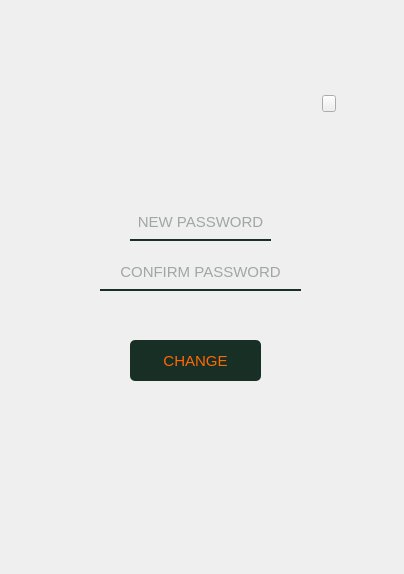
<?xml version="1.0" encoding="UTF-8"?>
<ui version="4.0">
 <class>Form</class>
 <widget class="QWidget" name="Form">
  <property name="geometry">
   <rect>
    <x>0</x>
    <y>0</y>
    <width>404</width>
    <height>574</height>
   </rect>
  </property>
  <property name="windowTitle">
   <string>Form</string>
  </property>
  <widget class="QLabel" name="backgroundLabel">
   <property name="geometry">
    <rect>
     <x>50</x>
     <y>90</y>
     <width>291</width>
     <height>361</height>
    </rect>
   </property>
   <property name="font">
    <font>
     <bold>false</bold>
    </font>
   </property>
   <property name="styleSheet">
    <string notr="true">image: url(:/images/changeBackground.png);</string>
   </property>
   <property name="text">
    <string/>
   </property>
  </widget>
  <widget class="QLineEdit" name="passwordLine">
   <property name="geometry">
    <rect>
     <x>130</x>
     <y>210</y>
     <width>141</width>
     <height>31</height>
    </rect>
   </property>
   <property name="font">
    <font>
     <pointsize>11</pointsize>
    </font>
   </property>
   <property name="styleSheet">
    <string notr="true">background-color: rgba(0, 0, 0, 0);
border:2px solid rgba(0, 0, 0, 0);
border-bottom-color: rgb(24, 47, 38);
color: rgb(80, 93, 94);
padding-bottom: 7px;</string>
   </property>
   <property name="echoMode">
    <enum>QLineEdit::Password</enum>
   </property>
   <property name="alignment">
    <set>Qt::AlignCenter</set>
   </property>
   <property name="dragEnabled">
    <bool>false</bool>
   </property>
   <property name="placeholderText">
    <string>NEW PASSWORD</string>
   </property>
  </widget>
  <widget class="QPushButton" name="changeButton">
   <property name="geometry">
    <rect>
     <x>130</x>
     <y>340</y>
     <width>131</width>
     <height>41</height>
    </rect>
   </property>
   <property name="font">
    <font>
     <pointsize>11</pointsize>
     <bold>false</bold>
    </font>
   </property>
   <property name="styleSheet">
    <string notr="true">QPushButton#changeButton{
	background-color: rgb(24, 47, 38);
	color: rgb(255, 104, 3);
	border-radius: 5px;
}

QPushButton#changeButton:pressed{
	padding-left:3px;
	padding-top:3px;
	background-color: rgb(48, 94, 66);
	background-position:calc(100%-10px)center;
}

QPushButton#pushButton:hover{
	color: rgb(48, 94, 66);
}
</string>
   </property>
   <property name="text">
    <string>CHANGE</string>
   </property>
  </widget>
  <widget class="QLabel" name="statusLabel">
   <property name="geometry">
    <rect>
     <x>55</x>
     <y>289</y>
     <width>281</width>
     <height>51</height>
    </rect>
   </property>
   <property name="font">
    <font>
     <bold>false</bold>
    </font>
   </property>
   <property name="styleSheet">
    <string notr="true">color: rgb(255, 46, 56);</string>
   </property>
   <property name="text">
    <string/>
   </property>
   <property name="alignment">
    <set>Qt::AlignCenter</set>
   </property>
  </widget>
  <widget class="QLabel" name="closeLabel">
   <property name="geometry">
    <rect>
     <x>324</x>
     <y>90</y>
     <width>16</width>
     <height>21</height>
    </rect>
   </property>
   <property name="font">
    <font>
     <pointsize>15</pointsize>
     <bold>false</bold>
    </font>
   </property>
   <property name="styleSheet">
    <string notr="true">color: rgb(24, 47, 38);</string>
   </property>
   <property name="text">
    <string>x</string>
   </property>
  </widget>
  <widget class="QPushButton" name="closeButton">
   <property name="geometry">
    <rect>
     <x>322</x>
     <y>95</y>
     <width>14</width>
     <height>17</height>
    </rect>
   </property>
   <property name="styleSheet">
    <string notr="true">QPushButton { background-color: transparent; border: 0px };</string>
   </property>
   <property name="text">
    <string/>
   </property>
  </widget>
  <widget class="QLineEdit" name="confirmLine">
   <property name="geometry">
    <rect>
     <x>100</x>
     <y>260</y>
     <width>201</width>
     <height>31</height>
    </rect>
   </property>
   <property name="font">
    <font>
     <pointsize>11</pointsize>
    </font>
   </property>
   <property name="styleSheet">
    <string notr="true">background-color: rgba(0, 0, 0, 0);
border:2px solid rgba(0, 0, 0, 0);
border-bottom-color: rgb(24, 47, 38);
color: rgb(80, 93, 94);
padding-bottom: 7px;</string>
   </property>
   <property name="echoMode">
    <enum>QLineEdit::Password</enum>
   </property>
   <property name="alignment">
    <set>Qt::AlignCenter</set>
   </property>
   <property name="dragEnabled">
    <bool>false</bool>
   </property>
   <property name="placeholderText">
    <string>CONFIRM PASSWORD</string>
   </property>
  </widget>
 </widget>
 <resources>
  <include location="res.qrc"/>
 </resources>
 <connections/>
</ui>
